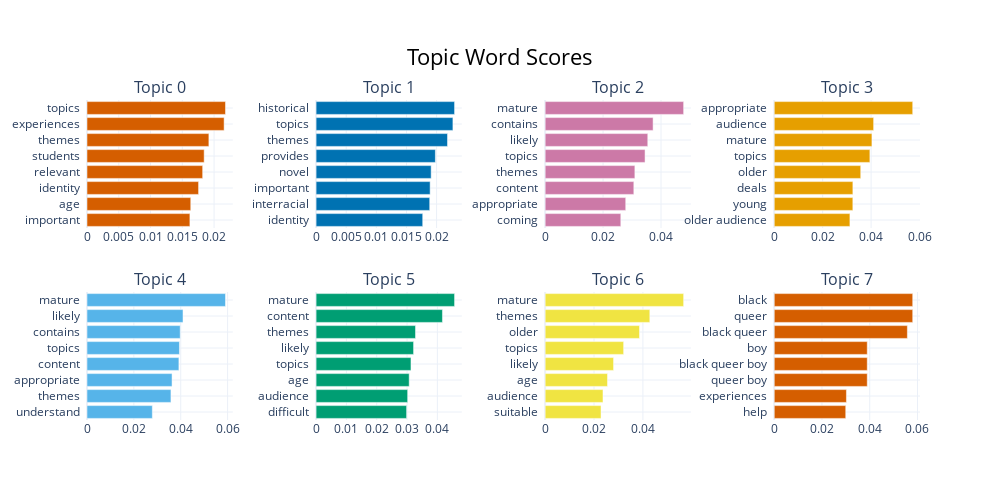

The cell this chart's notebook holds for it:
### Code cell
fig = gpt_response_topic_model.visualize_barchart(n_words=8)
fig.write_html("gpt_response_topic_model-tm.html")
fig

### Figure 1 — Plotly figure (JSON) as saved in the notebook; plotly's stock layout.template omitted (floating-point values rounded to 4 significant figures)
{"data": [{"marker": {"color": "#D55E00"}, "orientation": "h", "type": "bar", "x": [0.0162, 0.01633, 0.01756, 0.0182, 0.01844, 0.01918, 0.02158, 0.0218], "xaxis": "x", "y": ["important  ", "age  ", "identity  ", "relevant  ", "students  ", "themes  ", "experiences  ", "topics  "], "yaxis": "y"}, {"marker": {"color": "#0072B2"}, "orientation": "h", "type": "bar", "x": [0.0177, 0.01886, 0.01893, 0.0191, 0.0198, 0.02181, 0.02271, 0.02298], "xaxis": "x2", "y": ["identity  ", "interracial  ", "important  ", "novel  ", "provides  ", "themes  ", "topics  ", "historical  "], "yaxis": "y2"}, {"marker": {"color": "#CC79A7"}, "orientation": "h", "type": "bar", "x": [0.02612, 0.02782, 0.03062, 0.03098, 0.03449, 0.03544, 0.03727, 0.04782], "xaxis": "x3", "y": ["coming  ", "appropriate  ", "content  ", "themes  ", "topics  ", "likely  ", "contains  ", "mature  "], "yaxis": "y3"}, {"marker": {"color": "#E69F00"}, "orientation": "h", "type": "bar", "x": [0.03126, 0.03247, 0.03248, 0.03572, 0.0395, 0.04035, 0.04105, 0.05719], "xaxis": "x4", "y": ["older audience  ", "young  ", "deals  ", "older  ", "topics  ", "mature  ", "audience  ", "appropriate  "], "yaxis": "y4"}, {"marker": {"color": "#56B4E9"}, "orientation": "h", "type": "bar", "x": [0.02788, 0.03582, 0.03629, 0.03922, 0.03944, 0.03978, 0.04097, 0.05909], "xaxis": "x5", "y": ["understand  ", "themes  ", "appropriate  ", "content  ", "topics  ", "contains  ", "likely  ", "mature  "], "yaxis": "y5"}, {"marker": {"color": "#009E73"}, "orientation": "h", "type": "bar", "x": [0.02986, 0.0302, 0.03071, 0.0313, 0.03215, 0.03279, 0.04167, 0.04567], "xaxis": "x6", "y": ["difficult  ", "audience  ", "age  ", "topics  ", "likely  ", "themes  ", "content  ", "mature  "], "yaxis": "y6"}, {"marker": {"color": "#F0E442"}, "orientation": "h", "type": "bar", "x": [0.02286, 0.02367, 0.02552, 0.028, 0.03212, 0.03861, 0.04283, 0.05666], "xaxis": "x7", "y": ["suitable  ", "audience  ", "age  ", "likely  ", "topics  ", "older  ", "themes  ", "mature  "], "yaxis": "y7"}, {"marker": {"color": "#D55E00"}, "orientation": "h", "type": "bar", "x": [0.02995, 0.03024, 0.03896, 0.03896, 0.03896, 0.05576, 0.058, 0.058], "xaxis": "x8", "y": ["help  ", "experiences  ", "queer boy  ", "black queer boy  ", "boy  ", "black queer  ", "queer  ", "black  "], "yaxis": "y8"}], "layout": {"annotations": [{"font": {"size": 16}, "showarrow": false, "text": "Topic 0", "x": 0.0875, "xanchor": "center", "xref": "paper", "y": 1, "yanchor": "bottom", "yref": "paper"}, {"font": {"size": 16}, "showarrow": false, "text": "Topic 1", "x": 0.3625, "xanchor": "center", "xref": "paper", "y": 1, "yanchor": "bottom", "yref": "paper"}, {"font": {"size": 16}, "showarrow": false, "text": "Topic 2", "x": 0.6375, "xanchor": "center", "xref": "paper", "y": 1, "yanchor": "bottom", "yref": "paper"}, {"font": {"size": 16}, "showarrow": false, "text": "Topic 3", "x": 0.9125, "xanchor": "center", "xref": "paper", "y": 1, "yanchor": "bottom", "yref": "paper"}, {"font": {"size": 16}, "showarrow": false, "text": "Topic 4", "x": 0.0875, "xanchor": "center", "xref": "paper", "y": 0.4, "yanchor": "bottom", "yref": "paper"}, {"font": {"size": 16}, "showarrow": false, "text": "Topic 5", "x": 0.3625, "xanchor": "center", "xref": "paper", "y": 0.4, "yanchor": "bottom", "yref": "paper"}, {"font": {"size": 16}, "showarrow": false, "text": "Topic 6", "x": 0.6375, "xanchor": "center", "xref": "paper", "y": 0.4, "yanchor": "bottom", "yref": "paper"}, {"font": {"size": 16}, "showarrow": false, "text": "Topic 7", "x": 0.9125, "xanchor": "center", "xref": "paper", "y": 0.4, "yanchor": "bottom", "yref": "paper"}], "height": 500, "hoverlabel": {"bgcolor": "white", "font": {"family": "Rockwell", "size": 16}}, "showlegend": false, "title": {"font": {"color": "Black", "size": 22}, "text": "Topic Word Scores", "x": 0.5, "xanchor": "center", "yanchor": "top"}, "width": 1000, "xaxis": {"anchor": "y", "domain": [0, 0.175], "showgrid": true}, "xaxis2": {"anchor": "y2", "domain": [0.275, 0.45], "showgrid": true}, "xaxis3": {"anchor": "y3", "domain": [0.55, 0.725], "showgrid": true}, "xaxis4": {"anchor": "y4", "domain": [0.825, 1], "showgrid": true}, "xaxis5": {"anchor": "y5", "domain": [0, 0.175], "showgrid": true}, "xaxis6": {"anchor": "y6", "domain": [0.275, 0.45], "showgrid": true}, "xaxis7": {"anchor": "y7", "domain": [0.55, 0.725], "showgrid": true}, "xaxis8": {"anchor": "y8", "domain": [0.825, 1], "showgrid": true}, "yaxis": {"anchor": "x", "domain": [0.6, 1], "showgrid": true}, "yaxis2": {"anchor": "x2", "domain": [0.6, 1], "showgrid": true}, "yaxis3": {"anchor": "x3", "domain": [0.6, 1], "showgrid": true}, "yaxis4": {"anchor": "x4", "domain": [0.6, 1], "showgrid": true}, "yaxis5": {"anchor": "x5", "domain": [0, 0.4], "showgrid": true}, "yaxis6": {"anchor": "x6", "domain": [0, 0.4], "showgrid": true}, "yaxis7": {"anchor": "x7", "domain": [0, 0.4], "showgrid": true}, "yaxis8": {"anchor": "x8", "domain": [0, 0.4], "showgrid": true}}}
